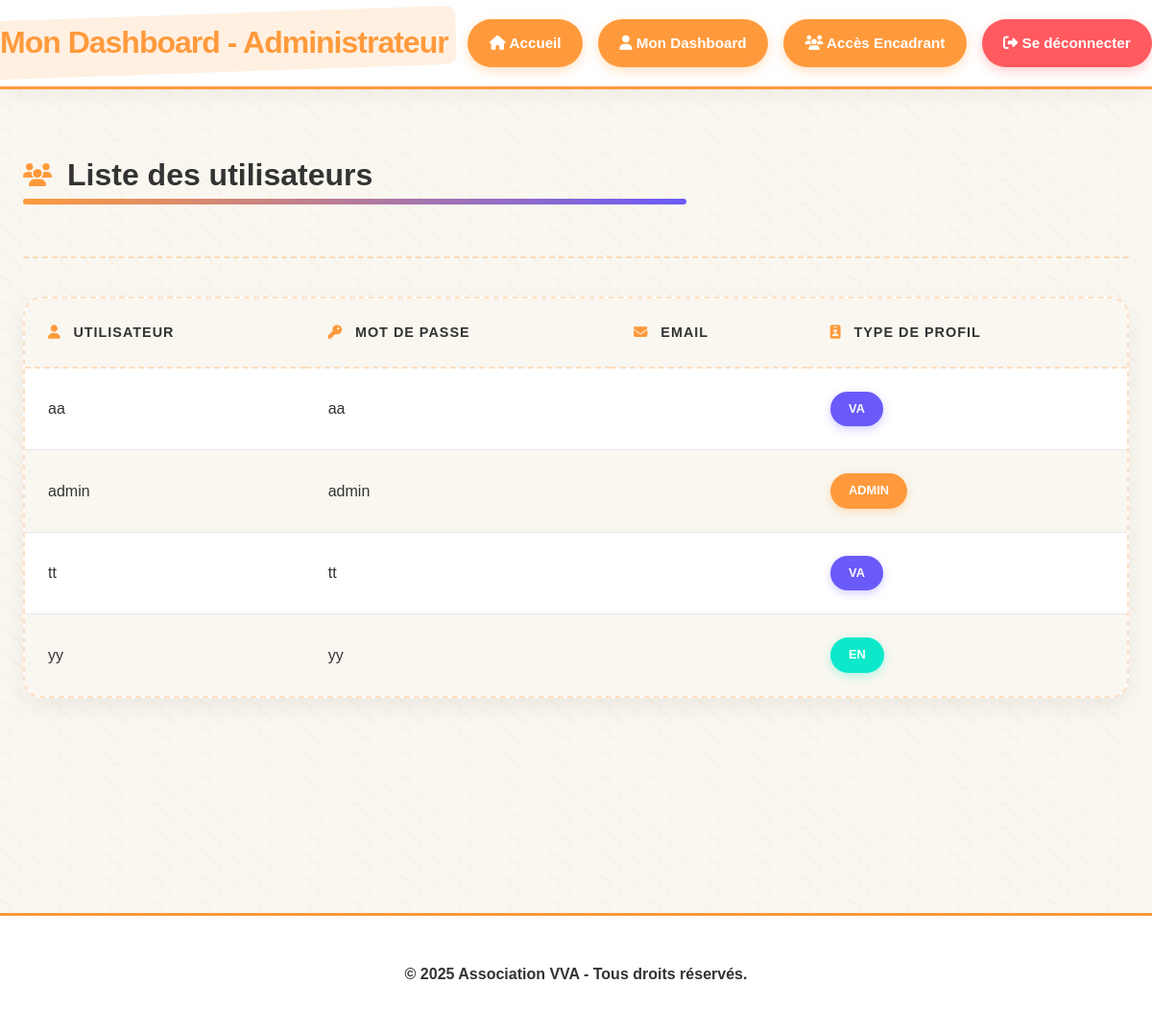
The app's page /ProjetLeger/app/views/dashboard_admin.php (signed in) with its own data.
### tables this page shows
CREATE TABLE `COMPTE` (
  `USER` char(8) NOT NULL,
  `MDP` char(10) DEFAULT NULL,
  `NOMCOMPTE` char(40) DEFAULT NULL,
  `PRENOMCOMPTE` char(30) DEFAULT NULL,
  `DATEINSCRIP` date DEFAULT NULL,
  `DATEFERME` date DEFAULT NULL,
  `TYPEPROFIL` char(2) DEFAULT NULL,
  `DATEDEBSEJOUR` date DEFAULT NULL,
  `DATEFINSEJOUR` date DEFAULT NULL,
  `DATENAISCOMPTE` date DEFAULT NULL,
  `ADRMAILCOMPTE` char(70) DEFAULT NULL,
  `NOTELCOMPTE` char(15) DEFAULT NULL
);

### ProjetLeger/app/models/User.php (called while the page is built, shortened)
<?php
class User
{
    public function getUsers() {
        $db = new Database();
        $connection = $db->getConnection();
        $query = "SELECT USER, MDP, ADRMAILCOMPTE, TYPEPROFIL FROM COMPTE";
        $stmt = $connection->prepare($query);
        $stmt->execute();
        return $stmt->fetchAll();
    }
}

### ProjetLeger/app/views/dashboard_admin.php (the view, shortened to what this page needs)
<?php
include_once '../models/User.php';
$model = new models\User();
$users = $model->getUsers();
?>
<!DOCTYPE html>
<html lang="fr">
<head>
    <link rel="stylesheet" href="https://cdnjs.cloudflare.com/ajax/libs/font-awesome/6.4.0/css/all.min.css">
    <link rel="stylesheet" href="../../assets/css/styles.css">
</head>
<body>
<nav class="navbar">
    <div class="container navbar-container">
        <h1 class="navbar-brand">Mon Dashboard - Administrateur</h1>
        <div class="navbar-links">
            <a href="../../index.php" class="nav-link primary">
                <i class="fas fa-home"></i> Accueil
            </a>
            <a href="dashboard_vacancier.php" class="nav-link primary">
                <i class="fas fa-user"></i> Mon Dashboard
            </a>
            <a href="dashboard_encadrant.php" class="nav-link primary">
                <i class="fas fa-users"></i> Accès Encadrant
            </a>
            <a href="logout.php" class="nav-link danger">
                <i class="fas fa-sign-out-alt"></i> Se déconnecter
            </a>
        </div>
    </div>
</nav>
<div class="main-content">
    <div class="container">
        <div class="dashboard-section fade-in">
            <div class="section-header">
                <h2 class="section-title">
                    <i class="fas fa-users"></i> Liste des utilisateurs
                </h2>
            </div>
            <div class="data-table-container">
                <table class="data-table">
                    <thead>
                    <tr>
                        <th>
                            <div class="th-content">
                                <i class="fas fa-user"></i> Utilisateur
                            </div>
                        </th>
                        <th>
                            <div class="th-content">
                                <i class="fas fa-key"></i> Mot de passe
                            </div>
                        </th>
                        <th>
                            <div class="th-content">
                                <i class="fas fa-envelope"></i> Email
                            </div>
                        </th>
                        <th>
                            <div class="th-content">
                                <i class="fas fa-id-badge"></i> Type de Profil
                            </div>
                        </th>
                    </tr>
                    </thead>
                    <tbody>
                    <?php foreach ($users as $user): ?>
                        <tr>
                            <td><?php echo htmlspecialchars($user['USER']); ?></td>
                            <td><?php echo htmlspecialchars($user['MDP']); ?></td>
                            <td><?php echo htmlspecialchars($user['ADRMAILCOMPTE'] ?? ''); ?></td>
                            <td>
                                <?php if ($user['USER'] == "admin"): ?>
                                    <span class='profile-badge admin'>Admin</span>
                                <?php else: ?>
                                    <span class="profile-badge <?php echo strtolower($user['TYPEPROFIL'] ?? 'default'); ?>">
                                        <?php echo htmlspecialchars($user['TYPEPROFIL'] ?? ''); ?>
                                    </span>
                                <?php endif; ?>
                            </td>
                        </tr>
                    <?php endforeach; ?>
                    </tbody>
                </table>
            </div>
        </div>
    </div>
</div>
<footer class="footer">
    <div class="container footer-content">
        &copy; 2025 Association VVA - Tous droits réservés.
    </div>
</footer>
</body>
</html>

### ProjetLeger/assets/css/styles.css (style rules this page uses)
:root { --primary: #ff9a3c; --primary-dark: #f0810c; --secondary: #6a5af9; --accent: #0de8ca; --light: #f9f7f0; --dark: #333333; --gray-light: #e6e6e6; --gray: #999999; --success: #66ce95; --warning: #ffca58; --danger: #ff5a5f; --border-radius: 20px; --box-shadow: 0 10px 25px rgba(0, 0, 0, 0.06); --transition: all 0.3s ease-out; --container-width: 1200px; --font-primary: 'Quicksand', sans-serif; }
* { margin: 0; padding: 0; box-sizing: border-box; }
body { font-family: var(--font-primary); background-color: var(--light); color: var(--dark); line-height: 1.6; }
.container { width: 100%; max-width: var(--container-width); margin: 0 auto; padding: 0 24px; }
.navbar { background-color: white; box-shadow: 0 4px 20px rgba(0, 0, 0, 0.06); position: sticky; top: 0; z-index: 100; border-bottom: 3px solid var(--primary); }
.navbar-container { display: flex; justify-content: space-between; align-items: center; padding: 1.2rem 0; }
.navbar-brand { color: var(--primary); font-size: 2rem; font-weight: 800; letter-spacing: -1px; position: relative; }
.navbar-brand::before { content: ''; position: absolute; top: -5px; left: -8px; right: -8px; bottom: -5px; background-color: rgba(255, 154, 60, 0.15); border-radius: 10px; z-index: -1; transform: rotate(-2deg); }
.navbar-links { display: flex; gap: 1rem; }
.nav-link { color: var(--dark); text-decoration: none; padding: 0.8rem 1.4rem; border-radius: 50px; transition: background-color 0.3s ease-out, transform 0.3s ease-out; font-weight: 700; font-size: 0.95rem; position: relative; }
.nav-link::after { content: ''; position: absolute; bottom: 0; left: 50%; width: 0; height: 3px; background-color: var(--primary); transition: width 0.3s ease-out, left 0.3s ease-out; border-radius: 2px; }
.nav-link.primary { background-color: var(--primary); color: white; box-shadow: 0 4px 12px rgba(255, 154, 60, 0.3); }
.nav-link.danger { background-color: var(--danger); color: white; box-shadow: 0 4px 12px rgba(255, 90, 95, 0.3); }
.main-content { padding: 4rem 0; }
.section-title { font-size: 2.2rem; font-weight: 800; margin-bottom: 2.5rem; color: var(--dark); position: relative; display: inline-block; }
.section-title::before { content: ''; position: absolute; bottom: -5px; left: 0; width: 60%; height: 6px; background: linear-gradient(90deg, var(--primary), var(--secondary)); border-radius: 3px; }
.dashboard-section { margin-bottom: 5rem; }
.section-header { margin-bottom: 2.5rem; border-bottom: 2px dashed rgba(255, 154, 60, 0.3); padding-bottom: 1.2rem; }
.section-title { display: flex; align-items: center; gap: 1rem; font-size: 2rem; font-weight: 800; color: var(--dark); }
.section-title i { color: var(--primary); font-size: 1.5rem; }
.data-table-container { background-color: white; border-radius: var(--border-radius); box-shadow: var(--box-shadow); overflow: hidden; margin-bottom: 3.5rem; border: 2px dashed rgba(255, 154, 60, 0.3); }
.data-table { width: 100%; border-collapse: collapse; }
.data-table th, .data-table td { padding: 1.5rem; text-align: left; }
.data-table th { background-color: var(--light); font-weight: 800; font-size: 0.9rem; text-transform: uppercase; letter-spacing: 1px; color: var(--dark); border-bottom: 2px dashed rgba(255, 154, 60, 0.3); }
.th-content { display: flex; align-items: center; gap: 0.8rem; }
.th-content i { color: var(--primary); }
.data-table tr:nth-child(even) { background-color: var(--light); }
.data-table tbody tr { transition: var(--transition); border-bottom: 1px solid var(--gray-light); }
.data-table tbody tr:last-child { border-bottom: none; }
.profile-badge { display: inline-block; padding: 0.5rem 1.2rem; border-radius: 50px; font-size: 0.8rem; font-weight: 800; text-transform: uppercase; background-color: var(--gray-light); color: var(--dark); }
.profile-badge.va { background-color: var(--secondary); color: white; box-shadow: 0 3px 10px rgba(106, 90, 249, 0.3); }
.profile-badge.en { background-color: var(--accent); color: white; box-shadow: 0 3px 10px rgba(13, 232, 202, 0.3); }
.profile-badge.admin { background-color: var(--primary); color: white; box-shadow: 0 3px 10px rgba(255, 154, 60, 0.3); }
.footer { background-color: white; color: var(--dark); padding: 3rem 0; margin-top: 5rem; border-top: 3px solid var(--primary); }
.footer-content { text-align: center; font-size: 1rem; font-weight: 600; }
.fade-in { animation: fadeIn 0.7s cubic-bezier(0.68, -0.6, 0.32, 1.6); }

### records on screen
compte: USER "aa", MDP "aa", TYPEPROFIL "VA"
compte: USER "admin", MDP "admin", shows "ADMIN"
compte: USER "tt", MDP "tt", TYPEPROFIL "VA"
compte: USER "yy", MDP "yy", TYPEPROFIL "EN"
